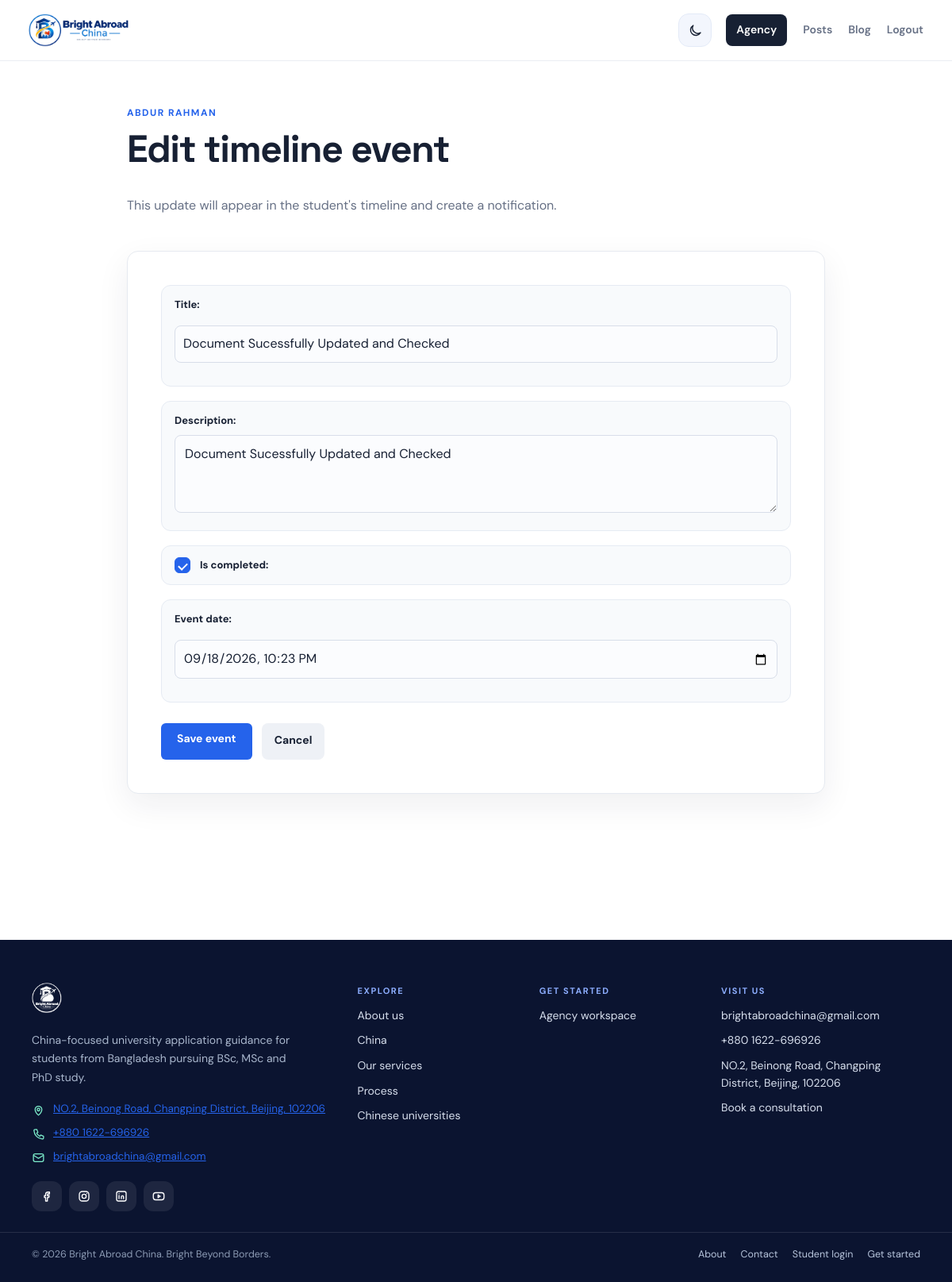
The page /students/agency/timeline/11/edit/ (signed in) on the database its author committed.
### students/models.py (models this page shows, shortened)
class StudentProfile(models.Model):
    GENDER_CHOICES = (
        ("male", "Male"),
        ("female", "Female"),
        ("other", "Other"),
    )
    user = models.OneToOneField(
        settings.AUTH_USER_MODEL,
        on_delete=models.CASCADE,
        related_name="student_profile"
    )
    full_name = models.CharField(
        max_length=150,
        blank=True
    )
    date_of_birth = models.DateField(
        null=True,
        blank=True
    )
    gender = models.CharField(
        max_length=20,
        choices=GENDER_CHOICES,
        blank=True
    )
    passport_number = models.CharField(
        max_length=50,
        blank=True
    )
    passport_expiry = models.DateField(
        null=True,
        blank=True
    )
    address = models.TextField(
        blank=True
    )
    city = models.CharField(
        max_length=100,
        blank=True
    )
    drive_link = models.URLField(
        blank=True
    )
    country = models.CharField(
        max_length=100,
        default="Bangladesh"
    )
    STATUS_CHOICES = (
        ("registered", "Profile Registered"),
        ("verification", "Profile Verification & File Preparation"),
        ("documents", "Document Collection & Review"),
        ("professor_outreach", "Professor Outreach & Acceptance Process (For Master's/Research Programs)"),
        ("application", "University Application In Progress"),
        ("interview", "Interview Preparation / Interview Scheduled"),
        ("offer", "Admission Offer & Official Documents Received"),
        ("visa_processing", "Visa Application Processing"),
        ("visa_approved", "Visa Approved"),
        ("pre_departure", "Pre-Departure Preparation & Ready to Fly"),
    )
    STATUS_PROGRESS = {
        "registered": 5,
        "verification": 20,
        "documents": 30,
        "professor_outreach": 30,
        "application": 40,
        "interview": 50,
        "offer": 90,
        "visa_processing": 95,
        "visa_approved": 100,
        "pre_departure": 100,
    }
    current_status = models.CharField(
        max_length=30,
        choices=STATUS_CHOICES,
        default="registered"
    )
    progress = models.PositiveIntegerField(
        default=0
    )
    next_step = models.CharField(
        max_length=255,
        blank=True
    )
    destination_country = models.CharField(
        max_length=100,
        blank=True
    )
    university = models.CharField(
        max_length=200,
        blank=True
    )
    course = models.CharField(
        max_length=200,
        blank=True
    )
    intake = models.CharField(
        max_length=100,
        blank=True
    )
    emergency_contact_name = models.CharField(
        max_length=150,
        blank=True
    )
    emergency_contact_phone = models.CharField(
        max_length=30,
        blank=True
    )
    emergency_contact_relation = models.CharField(
        max_length=100,
        blank=True
    )
    created_at = models.DateTimeField(
        auto_now_add=True
    )
    updated_at = models.DateTimeField(
        auto_now=True
    )

class TimelineEvent(models.Model):
    student = models.ForeignKey(
        StudentProfile,
        on_delete=models.CASCADE,
        related_name="timeline_events"
    )
    application = models.ForeignKey(
        StudentApplication,
        on_delete=models.CASCADE,
        related_name="timeline_events",
        null=True,
        blank=True
    )
    title = models.CharField(
        max_length=200
    )
    description = models.TextField(
        blank=True
    )
    is_completed = models.BooleanField(
        default=False
    )
    event_date = models.DateTimeField()
    created_at = models.DateTimeField(
        auto_now_add=True
    )
    class Meta:
        ordering = ["-event_date"]

### accounts/models.py (models this page shows, shortened)
class User(AbstractUser):
    ROLE_CHOICES = (
        ("student", "Student"),
        ("staff", "Staff"),
    )
    role = models.CharField(
        max_length=20,
        choices=ROLE_CHOICES,
        default="student"
    )
    phone = models.CharField(
        max_length=20,
        blank=True
    )

### students/views.py (the view)
# urls.py: path("agency/timeline/<int:pk>/edit/", agency_timeline_edit_view, name="agency_timeline_edit"),
@login_required
@user_passes_test(is_staff_user)
def agency_timeline_edit_view(request, pk):
    event = get_object_or_404(TimelineEvent.objects.select_related("student"), pk=pk)
    form = AgencyTimelineEventForm(request.POST or None, instance=event)
    if request.method == "POST" and form.is_valid():
        form.save()
        messages.success(request, "Timeline event updated successfully.")
        return redirect("agency_student_detail", pk=event.student.id)
    return render(request, "students/agency_timeline_form.html", {"form": form, "student": event.student, "event": event})

### students/forms.py
class AgencyTimelineEventForm(forms.ModelForm):
    class Meta:
        model = TimelineEvent
        fields = (
            "title",
            "description",
            "is_completed",
            "event_date",
        )
        widgets = {
            "event_date": forms.DateTimeInput(
                attrs={
                    "type": "datetime-local",
                }
            ),
            "description": forms.Textarea(
                attrs={
                    "rows": 3,
                }
            ),
        }

### students/context_processors.py (called while the page is built)
def notification_context(request):
    unread_notification_count = 0
    recent_notifications = []
    user = getattr(request, "user", None)
    if user is not None and user.is_authenticated:
        profile = StudentProfile.objects.filter(
            user=user
        ).first()
        if profile is not None:
            recent_notifications = list(profile.notifications.all()[:5])
            unread_notification_count = profile.notifications.filter(
                is_read=False
            ).count()
    return {
        "unread_notification_count": unread_notification_count,
        "recent_notifications": recent_notifications,
    }

### students/views.py (called while the page is built)
def is_staff_user(user):
    return user.is_authenticated and (
        user.is_superuser or user.role == "staff"
    )

### templates/students/agency_timeline_form.html (shortened to what this page needs)
{% extends "base.html" %}
{% block content %}
<div class="agency-form-layout">
    <div class="page-heading">
        <div>
            <p class="eyebrow">{{ student.full_name|default:student.user.username }}</p>
            <h1>{% if event %}Edit timeline event{% else %}Add timeline event{% endif %}</h1>
            <p class="muted">This update will appear in the student's timeline and create a notification.</p>
        </div>
    </div>
    <section class="card agency-form-card">
        <form method="POST" class="stack">
            {{ form.as_p }}
            <div class="form-actions">
                <button type="submit">{% if event %}Save event{% else %}Add event{% endif %}</button>
                <a class="button button-secondary" href="{% if application %}{% url 'agency_application_detail' application.id %}{% else %}{% url 'agency_student_detail' student.id %}{% endif %}">Cancel</a>
            </div>
        </form>
    </section>
</div>
{% endblock %}

### static/css/agency.css (style rules this page uses)
html { scroll-behavior: smooth; scroll-padding-top: 96px; -webkit-text-size-adjust: 100%; overflow-x: hidden !important; }
body { -webkit-tap-highlight-color: transparent; overflow-x: hidden !important; }

### templates/base.html (style rules this page uses)
:root { --ink: #172033; --muted: #667085; --line: #e6eaf0; --canvas: #ffffff; --surface: #ffffff; --blue: #2563eb; --blue-dark: #1d4ed8; --blue-soft: #eef4ff; --green: #16805b; --red: #c24149; --amber: #b7791f; --shadow: 0 14px 40px rgba(23, 32, 51, 0.07); --max-width: 1380px; --max-reading: 1380px; --brand-mint: #7ef0cd; --brand-deep: #0d1734; --radius-card: 18px; --radius-card-lg: 26px; --app-bar-height: 60px; --bottom-nav-height: calc(62px + env(safe-area-inset-bottom, 0px)); }
* { box-sizing: border-box; }
body { background: #ffffff; color: var(--ink); font-family: "DM Sans", "Segoe UI", sans-serif; line-height: 1.55; margin: 0; }
.card { background: var(--surface); border: 1px solid var(--line); border-radius: 14px; box-shadow: var(--shadow); padding: clamp(20px, 3vw, 32px); transition: border-color 180ms ease, box-shadow 180ms ease, transform 180ms ease; }
.page-heading { align-items: flex-end; display: flex; justify-content: space-between; margin-bottom: 28px; }
.eyebrow { color: var(--blue); font-size: 12px; font-weight: 700; letter-spacing: 0.12em; margin: 0 0 8px; text-transform: uppercase; }
h1, h2, h3, h4 { font-family: "Space Grotesk", sans-serif; line-height: 1.15; margin-top: 0; }
h1 { font-size: clamp(30px, 4vw, 48px); letter-spacing: -0.03em; }
p { color: var(--muted); }
a { color: var(--blue); }
.button, button { background: var(--blue); border: 0; border-radius: 8px; color: #fff; cursor: pointer; display: inline-flex; font-family: inherit; font-size: 14px; font-weight: 700; justify-content: center; padding: 11px 16px; text-decoration: none; transition: background 160ms ease, transform 160ms ease; }
.button-secondary { background: #eef1f6; color: var(--ink); }
form p { margin: 0 0 16px; }
label { color: var(--ink); display: block; font-size: 13px; font-weight: 700; margin-bottom: 6px; }
input, select, textarea { background: #fbfcfe; border: 1px solid #d8dee9; border-radius: 8px; color: var(--ink); font: inherit; padding: 11px 12px; width: 100%; }
input[type="checkbox"], input[type="radio"] { accent-color: var(--blue); cursor: pointer; flex: 0 0 auto; height: 20px; margin: 0; padding: 0; width: 20px; }
input[type="checkbox"] { appearance: none; background: #fff; border: 1px solid #c9d3e3; border-radius: 6px; display: grid; place-content: center; transition: background 160ms ease, border-color 160ms ease, box-shadow 160ms ease; }
input[type="checkbox"]::before { border-bottom: 2px solid #fff; border-left: 2px solid #fff; content: ""; height: 5px; transform: rotate(-45deg) scale(0); transition: transform 120ms ease; width: 9px; }
input[type="checkbox"]:checked { background: var(--blue); border-color: var(--blue); }
input[type="checkbox"]:checked::before { transform: rotate(-45deg) scale(1); }
.agency-form-card form > p, .detail-update-form > p { background: #f8fafc; border: 1px solid #e6ebf3; border-radius: 12px; margin: 0; padding: 14px 16px; }
.agency-form-card form > p > label, .detail-update-form > p > label { margin-bottom: 8px; }
.agency-form-card form > p:has(input[type="checkbox"]), .detail-update-form > p:has(input[type="checkbox"]) { align-items: center; display: flex; gap: 12px; }
.agency-form-card form > p:has(input[type="checkbox"]) input, .detail-update-form > p:has(input[type="checkbox"]) input { order: -1; }
.agency-form-card form > p:has(input[type="checkbox"]) label, .detail-update-form > p:has(input[type="checkbox"]) label { margin: 0; }
.muted { color: var(--muted); }
.stack { display: grid; gap: 18px; }
.form-actions { align-items: center; display: flex; flex-wrap: wrap; gap: 12px; margin-top: 8px; }
.agency-form-card .form-actions > *, .academic-form-card .form-actions > *, .confirmation-card .form-actions > * { min-height: 46px; }
.agency-form-layout { margin: 0 auto; max-width: 880px; }
.agency-form-card { padding: clamp(22px, 4vw, 42px); }
input { width: 100%; padding: 10px; margin: 8px 0 15px; box-sizing: border-box; }
button { background: #2563eb; color: white; border: none; padding: 10px 20px; border-radius: 6px; cursor: pointer; }

### rows shown on the page
StudentProfile: full_name "ABDUR RAHMAN"
TimelineEvent: title "Document Sucessfully Updated and Checked", description "Document Sucessfully Updated and Checked", is_completed "☑", event_date "09/18/2026 22:23"
